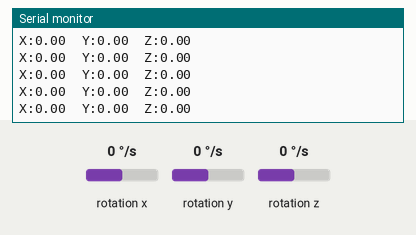
Simulated run of this sketch. Board: Arduino Uno, built with avr-gcc and run on an emulated ATmega328P. On the bench: the last lines printed to the serial monitor. Wiring (inferred from the names in the program): L3G4200D gyroscope at I2C address 0x6A. The inputs (shaded band) are chosen by the test bench; at power-on: rotation x 0 °/s, rotation y 0 °/s, rotation z 0 °/s.

Above: at 1.2 s.
1.3 s: rotation x set to -192 °/s
At 2.3 s:
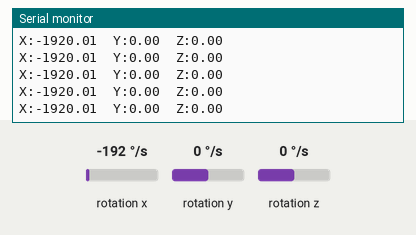
4.3 s: rotation y set to -192 °/s
At 4.8 s:
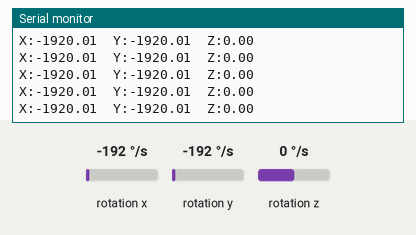
7.3 s: rotation x set to 0 °/s
At 8.2 s:
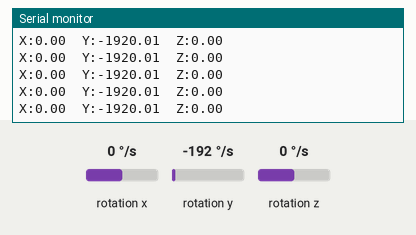
10.3 s: rotation z set to -192 °/s
At 11.0 s:
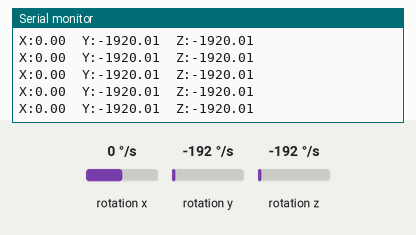

The sketch:

brick_i2c_gyro.ino
```cpp
#include <Wire.h>

#define  ADDR_L3GD20 (B1101010)

#define  WHO_AM_I (0x0f)
#define  CTRL_REG1 (0x20)
#define  OUT_X_L (0x28)
#define  OUT_X_H (0x29)
#define  OUT_Y_L (0x2A)
#define  OUT_Y_H (0x2B)
#define  OUT_Z_L (0x2C)
#define  OUT_Z_H (0x2D)

void setup() {
  Serial.begin(9600);
  while (!Serial) {}

  Wire.begin();

  if( readI2c(WHO_AM_I) == 212){
    Serial.println("I am L3GD20");
  }else{
    Serial.println("Not detected");
  }

  writeI2c(CTRL_REG1, B00001111);
}

void loop() {
  short X, Y, Z;
  float dps_x, dps_y, dps_z;

  X = readI2c(OUT_X_H);
  dps_x = (X << 8) | readI2c(OUT_X_L);

  Y = readI2c(OUT_Y_H);
  dps_y = (Y << 8) | readI2c(OUT_Y_L);

  Z = readI2c(OUT_Z_H);
  dps_z = (Z << 8) | readI2c(OUT_Z_L);

  dps_x *= 0.0875;
  dps_y *= 0.0875;
  dps_z *= 0.0875;

  Serial.print("X:");
  Serial.print(dps_x);
  Serial.print("\t");
  Serial.print("Y:");
  Serial.print(dps_y);
  Serial.print("\t");
  Serial.print("Z:");
  Serial.println(dps_z);

  delay(10);
}

void writeI2c(byte register_addr, byte value)
{
  Wire.beginTransmission(ADDR_L3GD20);
  Wire.write(register_addr);
  Wire.write(value);
  Wire.endTransmission();
}

byte readI2c(byte register_addr)
{
  byte ret = 0;

  Wire.beginTransmission(ADDR_L3GD20);
  Wire.write(register_addr);

  Wire.endTransmission();
  Wire.requestFrom((unsigned int)ADDR_L3GD20, 1);

  while (Wire.available()) {
    ret = Wire.read();
  }

  return ret;
}
```

Measured:
- after the input at 1.3 s, the serial monitor: prints a new line after 0.07 s (image 1)
- after the input at 4.3 s, the serial monitor: prints a new line after 0.07 s (image 2)
- after the input at 7.3 s, the serial monitor: prints a new line after 0.06 s (image 3)
- after the input at 10.3 s, the serial monitor: prints a new line after 0.06 s (image 4)
